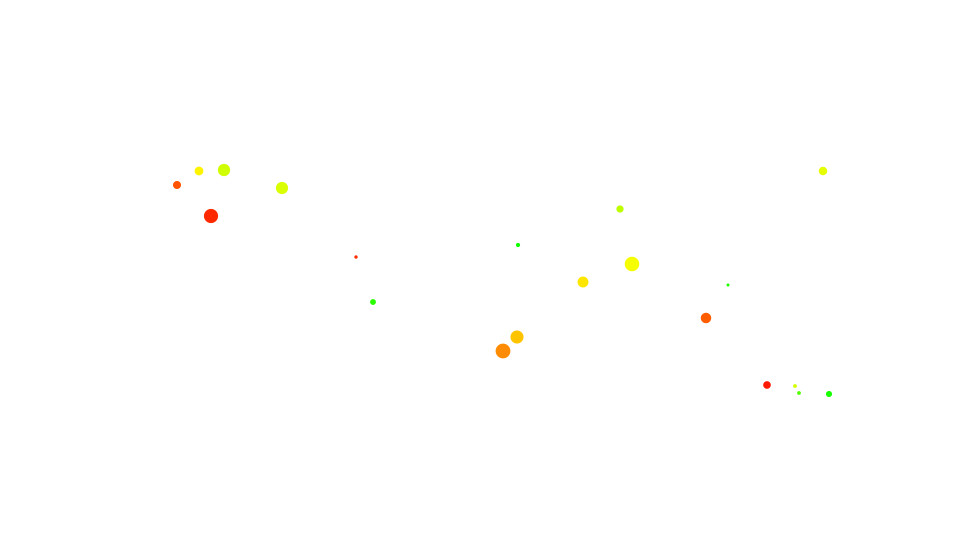
Frame 1 (no input)
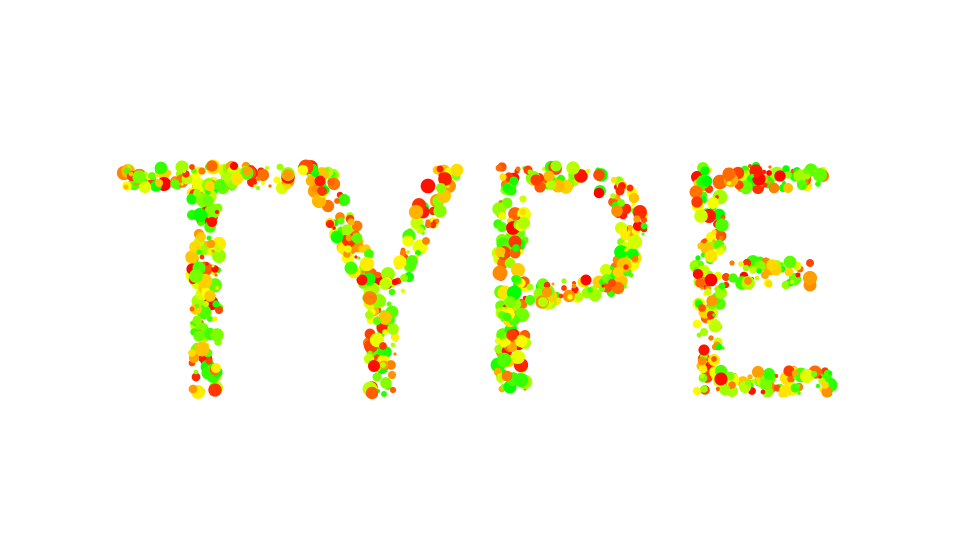
Frame 60 (the mouse pressed at the canvas centre just before this capture)
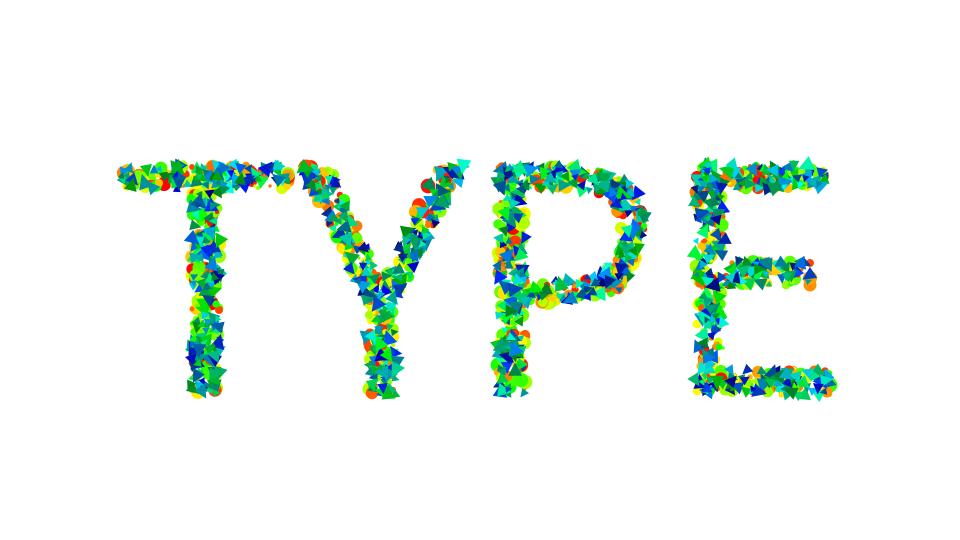
Frame 120 (the mouse held since frame 60 and released just before this capture)

The Processing sketch that drew these frames (run headless with seeded random() and noise(); from frame 60 on, the mouse is pressed at the canvas centre):

// Processing sketch: sketch_xxx_typography_aggregate_shapes
// ── sketch_xxx_typography_aggregate_shapes.pde
PGraphics pg;
int mode = 0;
int drawSpeed = 200;

// setup関数 : 初回1度だけ実行される
void setup(){
  size(960,540); // ウィンドウサイズを960px,540pxに
  colorMode(HSB,360,100,100); // HSBでの色指定にする
  smooth(16); // 描画を滑らかに

  pg = createGraphics(width,height);
  pg.beginDraw();
  pg.textSize(350);
  pg.textAlign(CENTER,CENTER);
  pg.colorMode(HSB,360,100,100,100);
  pg.fill(0,0,0);
  pg.noStroke();
  pg.text("TYPE",pg.width/2,pg.height/2);
  pg.endDraw();

  background(0,0,100);
}

// draw関数 : setup関数実行後繰り返し実行される
void draw(){
  for(int i = 0; i < drawSpeed; i++){
    int x = (int) random(pg.width);
    int y = (int) random(pg.height);
    color c = pg.get(x,y);
    if(c == color(0,0,0)){
      drawObject(x,y,mode);
    }
  }
}

void drawObject(int x ,int y, int mode){
  pushMatrix();
  translate(x, y);
  switch (mode) {
  case 0:
    float er = random(3, 15);
    color ec = color(random(0,120), 100, 100);
    noStroke();
    fill(ec);
    ellipse(0, 0, er, er);
    break;
  case 1:
    float td = random(3, 7.5);
    float tr = random(TWO_PI);
    color tc = color(random(120, 240), 100, random(50, 100));
    noStroke();
    fill(tc);
    rotate(tr);
    triangle(0, -td, -td, td, td, td);
    break;
  case 2:
    float rw = random(5, 7.5);
    float rh = random(5, 15);
    float rr = random(TWO_PI);
    color rc = color(random(240,360), random(70, 100), random(20, 100));
    noStroke();
    fill(rc);
    rotate(rr);
    rect(0, 0, rw, rh);
    break;
  }
  popMatrix();
}

void mousePressed(){
  background(0,0,100);
  mode = (mode + 1)%3;
}
